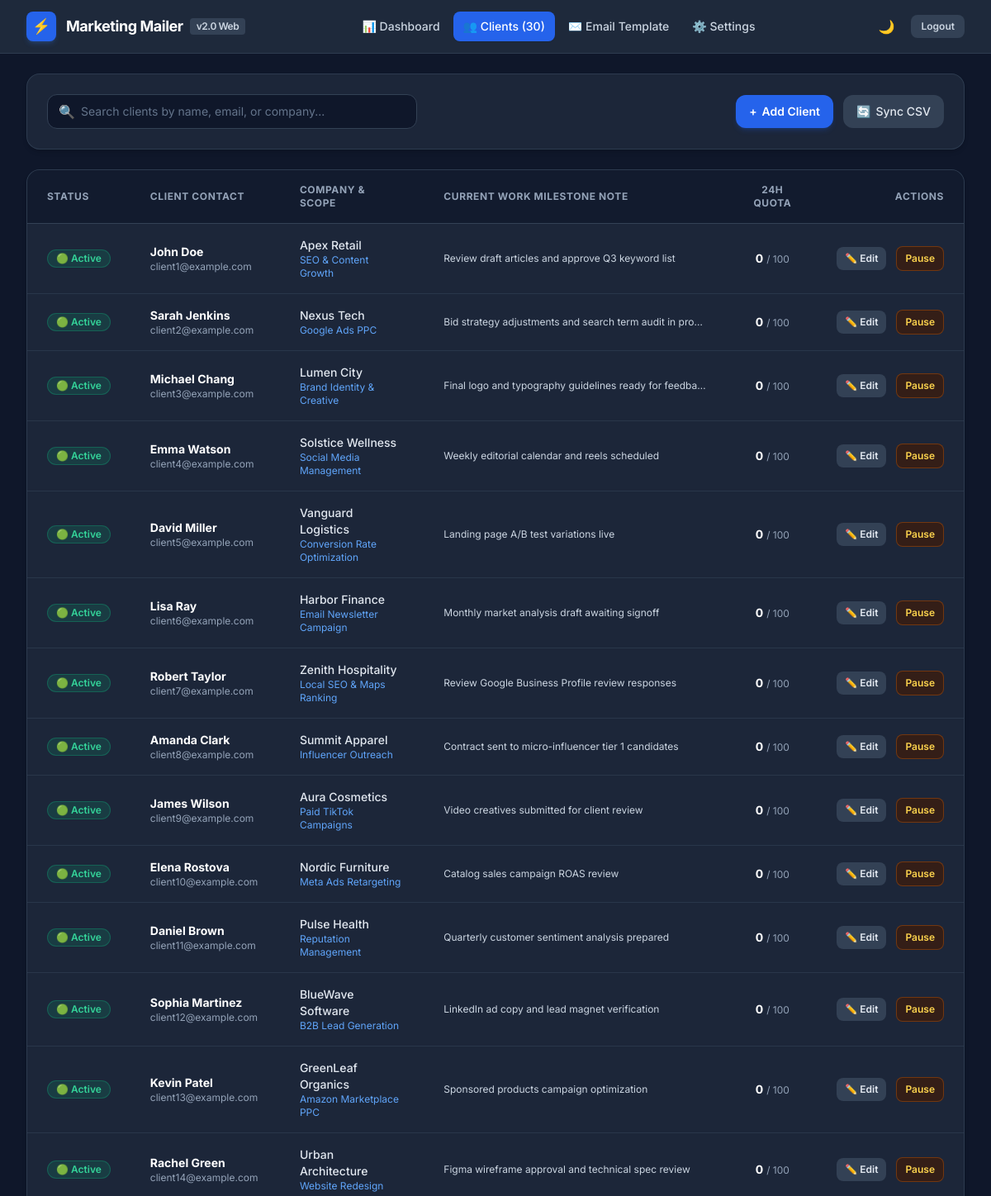
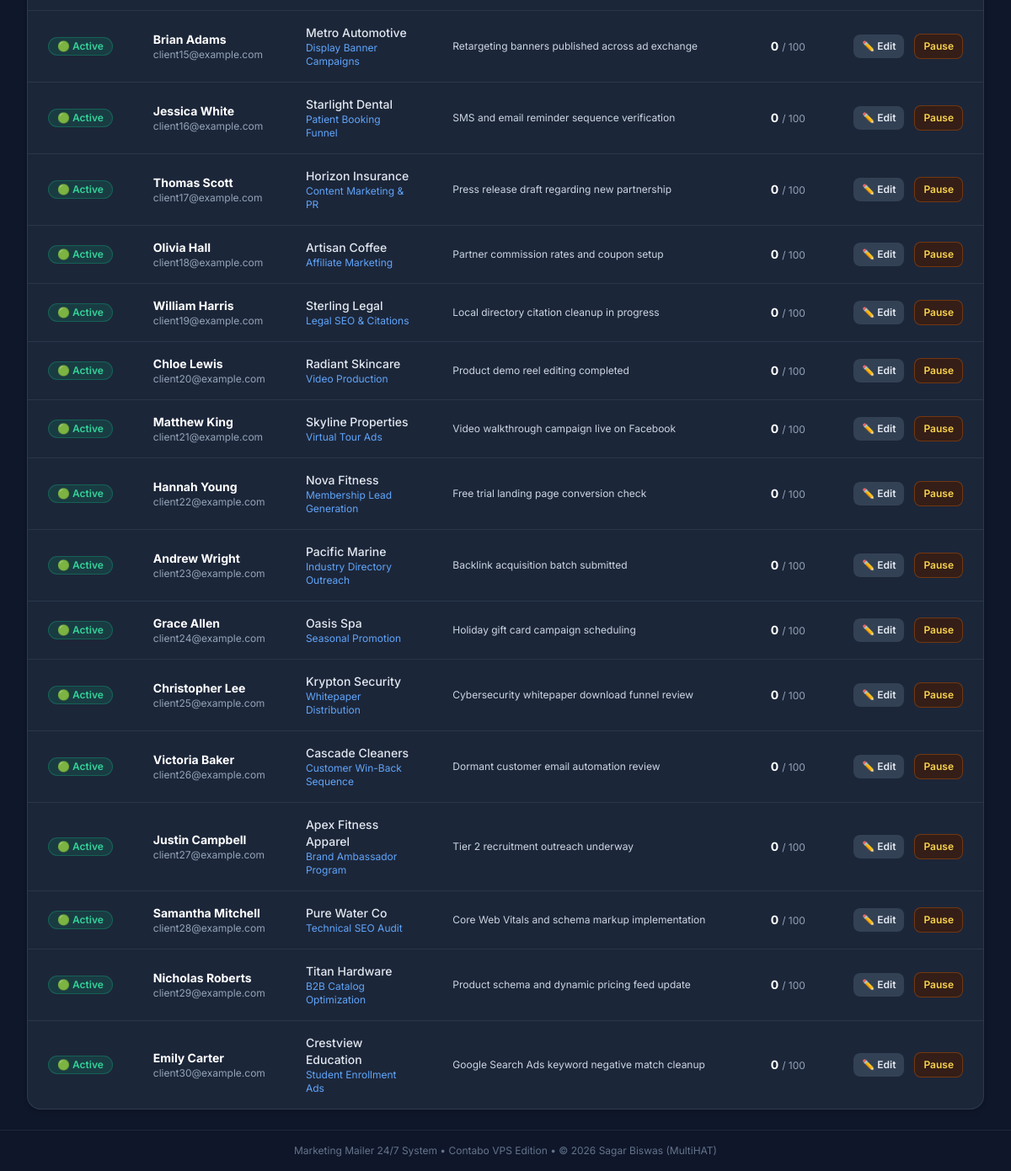
The app's page /clients (signed in) with its own data (2 pictures, top to bottom).
### tables this page shows
CREATE TABLE clients (
                        id INTEGER PRIMARY KEY AUTOINCREMENT,
                        client_id TEXT UNIQUE NOT NULL,
                        name TEXT NOT NULL,
                        email TEXT NOT NULL,
                        company TEXT DEFAULT '',
                        project_name TEXT DEFAULT '',
                        reminder_note TEXT DEFAULT '',
                        daily_limit INTEGER DEFAULT 100,
                        is_active INTEGER DEFAULT 1,
                        created_at REAL DEFAULT (strftime('%s', 'now')),
                        updated_at REAL DEFAULT (strftime('%s', 'now'))
                    );

### web/routes.py (the view)
@main_bp.route("/clients")
@login_required
def clients():
    stats = get_client_summary_stats(Config.DATABASE_PATH, Config.WINDOW_HOURS)
    all_clients_map = {c["client_id"]: c for c in get_all_clients(Config.DATABASE_PATH)}
    enriched = []
    for s in stats:
        cid = s["client_id"]
        c_record = all_clients_map.get(cid, {})
        enriched.append({
            "client_id": cid,
            "name": s["name"],
            "email": s["email"],
            "company": s["company"],
            "project_name": c_record.get("project_name", "Marketing Campaign"),
            "reminder_note": c_record.get("reminder_note", "Regular work progress reminder."),
            "daily_limit": s["daily_limit"],
            "sent_24h": s["sent_24h"],
            "remaining_quota": s["remaining_quota"],
            "is_active": s["is_active"],
            "last_sent": s["last_sent"],
        })
    return render_template("clients.html", active_tab="clients", clients=enriched)

### mailer/database.py (called while the page is built)
def get_connection(db_path: Path) -> sqlite3.Connection:
    db_path.parent.mkdir(parents=True, exist_ok=True)
    conn = sqlite3.connect(str(db_path), check_same_thread=False)
    conn.row_factory = sqlite3.Row
    return conn

def get_all_clients(db_path: Path) -> List[Dict[str, Any]]:
    with _DB_LOCK:
        conn = get_connection(db_path)
        try:
            cursor = conn.cursor()
            cursor.execute("""
                SELECT client_id, name, email, company, project_name,
                       reminder_note, daily_limit, is_active
                FROM clients
                ORDER BY id ASC
            """)
            return [dict(row) for row in cursor.fetchall()]
        finally:
            conn.close()

### web/auth.py (called while the page is built)
def login_required(f):
    @wraps(f)
    def decorated_function(*args, **kwargs):
        if not session.get("logged_in"):
            if request.path.startswith("/api/"):
                return jsonify({"success": False, "error": "Unauthorized"}), 401
            return redirect(url_for("auth.login", next=request.url))
        return f(*args, **kwargs)
    return decorated_function

### web/templates/clients.html (shortened to what this page needs)
{% extends "base.html" %}
{% block content %}
<div class="space-y-6">
  <div class="bg-slate-800/90 border border-slate-700/80 rounded-2xl p-6 shadow-md">
    <div class="flex flex-col md:flex-row md:items-center justify-between gap-4">
      <div class="relative flex-1 max-w-md">
        <span class="absolute inset-y-0 left-0 pl-3.5 flex items-center pointer-events-none text-slate-400">
        </span>
        <input type="text" id="clientSearch" placeholder="Search clients by name, email, or company..."
               class="w-full pl-10 pr-4 py-2.5 rounded-xl bg-slate-900 border border-slate-700 text-sm text-white placeholder-slate-500 focus:outline-none focus:ring-2 focus:ring-blue-500 focus:border-transparent">
      </div>
      <div class="flex items-center space-x-3">
        <button onclick="openModal()" class="px-4 py-2.5 rounded-xl bg-blue-600 hover:bg-blue-500 text-white font-semibold text-sm transition-all shadow-md shadow-blue-600/20 active:scale-95 flex items-center space-x-1.5">
          <span>+</span>
          <span>Add Client</span>
        </button>
        <button onclick="syncCsv()" class="px-4 py-2.5 rounded-xl bg-slate-700 hover:bg-slate-600 text-slate-200 font-medium text-sm transition-colors flex items-center space-x-1.5">
          <span>🔄</span>
          <span>Sync CSV</span>
        </button>
      </div>
    </div>
  </div>
  <div class="bg-slate-800/90 border border-slate-700/80 rounded-2xl shadow-md overflow-hidden">
    <div class="overflow-x-auto">
      <table class="w-full text-left text-sm text-slate-300">
        <thead class="bg-slate-900/70 border-b border-slate-700 text-xs font-semibold uppercase tracking-wider text-slate-400">
          <tr>
            <th class="px-6 py-4">Status</th>
            <th class="px-6 py-4">Client Contact</th>
            <th class="px-6 py-4">Company & Scope</th>
            <th class="px-6 py-4">Current Work Milestone Note</th>
            <th class="px-6 py-4 text-center">24h Quota</th>
            <th class="px-6 py-4 text-right">Actions</th>
          </tr>
        </thead>
        <tbody id="clientsTableBody" class="divide-y divide-slate-700/60">
          {% for c in clients %}
          <tr class="hover:bg-slate-700/30 transition-colors client-row"
              data-name="{{ c.name|lower }}"
              data-email="{{ c.email|lower }}"
              data-company="{{ c.company|lower }}">
            <td class="px-6 py-4 whitespace-nowrap">
              {% if c.is_active %}
              <span class="inline-flex items-center px-2.5 py-0.5 rounded-full text-xs font-semibold bg-emerald-500/15 text-emerald-400 border border-emerald-500/30">
                🟢 Active
              </span>
              {% else %}
              <span class="inline-flex items-center px-2.5 py-0.5 rounded-full text-xs font-semibold bg-amber-500/15 text-amber-400 border border-amber-500/30">
                ⏸ Paused
              </span>
              {% endif %}
            </td>
            <td class="px-6 py-4">
              <div class="font-bold text-white">{{ c.name }}</div>
              <div class="text-xs text-slate-400">{{ c.email }}</div>
            </td>
            <td class="px-6 py-4">
              <div class="font-medium text-slate-200">{{ c.company or 'Client Partner' }}</div>
              <div class="text-xs text-blue-400">{{ c.project_name }}</div>
            </td>
            <td class="px-6 py-4">
              <div class="text-xs text-slate-300 max-w-xs truncate" title="{{ c.reminder_note }}">
                {{ c.reminder_note }}
              </div>
            </td>
            <td class="px-6 py-4 text-center whitespace-nowrap">
              <span class="font-bold text-white">{{ c.sent_24h }}</span>
              <span class="text-xs text-slate-400">/ {{ c.daily_limit }}</span>
            </td>
            <td class="px-6 py-4 text-right whitespace-nowrap space-x-2">
              <button onclick='editClient({{ c|tojson }})' class="text-xs font-semibold px-2.5 py-1.5 rounded-lg bg-slate-700 hover:bg-slate-600 text-slate-200 transition-colors">
                ✏️ Edit
              </button>
              <button onclick="toggleActive('{{ c.client_id }}')" class="text-xs font-semibold px-2.5 py-1.5 rounded-lg {% if c.is_active %}bg-amber-950/60 hover:bg-amber-900/80 text-amber-300 border border-amber-700/50{% else %}bg-emerald-950/60 hover:bg-emerald-900/80 text-emerald-300 border border-emerald-700/50{% endif %} transition-colors">
                {% if c.is_active %}Pause{% else %}Resume{% endif %}
              </button>
            </td>
          </tr>
          {% endfor %}
        </tbody>
      </table>
    </div>
  </div>
</div>
{% endblock %}

### web/templates/base.html (shortened to what this page needs)
<!DOCTYPE html>
<html lang="en" class="dark">
<head>
  <script src="https://cdn.tailwindcss.com"></script>
</head>
<body class="bg-slate-900 text-slate-100 min-h-screen flex flex-col transition-colors duration-200">
  <header class="bg-slate-800 border-b border-slate-700/80 sticky top-0 z-50">
    <div class="max-w-7xl mx-auto px-4 sm:px-6 lg:px-8">
      <div class="flex items-center justify-between h-16">
        <div class="flex items-center space-x-3">
          <div class="w-9 h-9 rounded-lg bg-blue-600 flex items-center justify-center text-white font-bold text-lg shadow-md shadow-blue-500/20">
            ⚡
          </div>
          <div>
            <a href="/" class="text-lg font-bold tracking-tight text-white flex items-center space-x-2">
              <span>Marketing Mailer</span>
              <span class="text-xs bg-slate-700 text-slate-300 font-semibold px-2 py-0.5 rounded">v2.0 Web</span>
            </a>
          </div>
        </div>
        <nav class="hidden md:flex items-center space-x-1">
          <a href="/" class="px-3 py-2 rounded-lg text-sm font-medium transition-colors {% if active_tab == 'dashboard' %}bg-blue-600 text-white shadow-sm{% else %}text-slate-300 hover:text-white hover:bg-slate-700/60{% endif %}">
            📊 Dashboard
          </a>
          <a href="/clients" class="px-3 py-2 rounded-lg text-sm font-medium transition-colors {% if active_tab == 'clients' %}bg-blue-600 text-white shadow-sm{% else %}text-slate-300 hover:text-white hover:bg-slate-700/60{% endif %}">
            👥 Clients (30)
          </a>
          <a href="/template" class="px-3 py-2 rounded-lg text-sm font-medium transition-colors {% if active_tab == 'template' %}bg-blue-600 text-white shadow-sm{% else %}text-slate-300 hover:text-white hover:bg-slate-700/60{% endif %}">
            ✉️ Email Template
          </a>
          <a href="/settings" class="px-3 py-2 rounded-lg text-sm font-medium transition-colors {% if active_tab == 'settings' %}bg-blue-600 text-white shadow-sm{% else %}text-slate-300 hover:text-white hover:bg-slate-700/60{% endif %}">
            ⚙️ Settings
          </a>
        </nav>
        <div class="flex items-center space-x-3">
          <button id="themeToggle" class="p-2 rounded-lg text-slate-400 hover:text-slate-200 hover:bg-slate-700/60 transition-colors" title="Toggle Light/Dark Theme">
            <span id="themeIcon">🌙</span>
          </button>
          <a href="/logout" class="text-xs font-semibold px-3 py-1.5 rounded-lg bg-slate-700 hover:bg-red-600 hover:text-white text-slate-300 transition-colors">
            Logout
          </a>
        </div>
      </div>
    </div>
  </header>
  <main class="flex-1 max-w-7xl w-full mx-auto px-4 sm:px-6 lg:px-8 py-6">
    {% block content %}{% endblock %}
  </main>
  <footer class="border-t border-slate-800 bg-slate-900/60 py-4 text-center text-xs text-slate-500">
    <p>Marketing Mailer 24/7 System &bull; Contabo VPS Edition &bull; &copy; 2026 Sagar Biswas (MultiHAT)</p>
  </footer>
</body>
</html>

### web/templates/base.html (style rules this page uses)
body { font-family: 'Inter', -apple-system, BlinkMacSystemFont, "Segoe UI", Roboto, sans-serif; }

### records on screen
clients: name "John Doe", email "client1@example.com", company "Apex Retail", project_name "SEO & Content Growth", reminder_note "Review draft articles and approve Q3 keyword list"
clients: name "Sarah Jenkins", email "client2@example.com", company "Nexus Tech", project_name "Google Ads PPC", reminder_note "Bid strategy adjustments and search term audit in pro…"
clients: name "Michael Chang", email "client3@example.com", company "Lumen City", project_name "Brand Identity & Creative", reminder_note "Final logo and typography guidelines ready for feedback"
clients: name "Emma Watson", email "client4@example.com", company "Solstice Wellness", project_name "Social Media Management", reminder_note "Weekly editorial calendar and reels scheduled"
clients: name "David Miller", email "client5@example.com", company "Vanguard Logistics", project_name "Conversion Rate Optimization", reminder_note "Landing page A/B test variations live"
clients: name "Lisa Ray", email "client6@example.com", company "Harbor Finance", project_name "Email Newsletter Campaign", reminder_note "Monthly market analysis draft awaiting signoff"
clients: name "Robert Taylor", email "client7@example.com", company "Zenith Hospitality", project_name "Local SEO & Maps Ranking", reminder_note "Review Google Business Profile review responses"
clients: name "Amanda Clark", email "client8@example.com", company "Summit Apparel", project_name "Influencer Outreach", reminder_note "Contract sent to micro-influencer tier 1 candidates"
clients: name "James Wilson", email "client9@example.com", company "Aura Cosmetics", project_name "Paid TikTok Campaigns", reminder_note "Video creatives submitted for client review"
clients: name "Elena Rostova", email "client10@example.com", company "Nordic Furniture", project_name "Meta Ads Retargeting", reminder_note "Catalog sales campaign ROAS review"
clients: name "Daniel Brown", email "client11@example.com", company "Pulse Health", project_name "Reputation Management", reminder_note "Quarterly customer sentiment analysis prepared"
clients: name "Sophia Martinez", email "client12@example.com", company "BlueWave Software", project_name "B2B Lead Generation", reminder_note "LinkedIn ad copy and lead magnet verification"
clients: name "Kevin Patel", email "client13@example.com", company "GreenLeaf Organics", project_name "Amazon Marketplace PPC", reminder_note "Sponsored products campaign optimization"
clients: name "Rachel Green", email "client14@example.com", company "Urban Architecture", project_name "Website Redesign", reminder_note "Figma wireframe approval and technical spec review"
clients: name "Brian Adams", email "client15@example.com", company "Metro Automotive", project_name "Display Banner Campaigns", reminder_note "Retargeting banners published across ad exchange"
clients: name "Jessica White", email "client16@example.com", company "Starlight Dental", project_name "Patient Booking Funnel", reminder_note "SMS and email reminder sequence verification"
clients: name "Thomas Scott", email "client17@example.com", company "Horizon Insurance", project_name "Content Marketing & PR", reminder_note "Press release draft regarding new partnership"
clients: name "Olivia Hall", email "client18@example.com", company "Artisan Coffee", project_name "Affiliate Marketing", reminder_note "Partner commission rates and coupon setup"
clients: name "William Harris", email "client19@example.com", company "Sterling Legal", project_name "Legal SEO & Citations", reminder_note "Local directory citation cleanup in progress"
clients: name "Chloe Lewis", email "client20@example.com", company "Radiant Skincare", project_name "Video Production", reminder_note "Product demo reel editing completed"
clients: name "Matthew King", email "client21@example.com", company "Skyline Properties", project_name "Virtual Tour Ads", reminder_note "Video walkthrough campaign live on Facebook"
clients: name "Hannah Young", email "client22@example.com", company "Nova Fitness", project_name "Membership Lead Generation", reminder_note "Free trial landing page conversion check"
clients: name "Andrew Wright", email "client23@example.com", company "Pacific Marine", project_name "Industry Directory Outreach", reminder_note "Backlink acquisition batch submitted"
clients: name "Grace Allen", email "client24@example.com", company "Oasis Spa", project_name "Seasonal Promotion", reminder_note "Holiday gift card campaign scheduling"
clients: name "Christopher Lee", email "client25@example.com", company "Krypton Security", project_name "Whitepaper Distribution", reminder_note "Cybersecurity whitepaper download funnel review"
clients: name "Victoria Baker", email "client26@example.com", company "Cascade Cleaners", project_name "Customer Win-Back Sequence", reminder_note "Dormant customer email automation review"
clients: name "Justin Campbell", email "client27@example.com", company "Apex Fitness Apparel", project_name "Brand Ambassador Program", reminder_note "Tier 2 recruitment outreach underway"
clients: name "Samantha Mitchell", email "client28@example.com", company "Pure Water Co", project_name "Technical SEO Audit", reminder_note "Core Web Vitals and schema markup implementation"
clients: name "Nicholas Roberts", email "client29@example.com", company "Titan Hardware", project_name "B2B Catalog Optimization", reminder_note "Product schema and dynamic pricing feed update"
clients: name "Emily Carter", email "client30@example.com", company "Crestview Education", project_name "Student Enrollment Ads", reminder_note "Google Search Ads keyword negative match cleanup"

### other values on screen
{{ c.sent_24h }} "0" "0" "0" "0" "0" "0" "0" "0" "0" "0" "0" "0" "0" "0" "0" "0" "0" "0" "0" "0" "0" "0" "0" "0" "0" "0" "0" "0" "0" "0"
{{ c.daily_limit }} "100" "100" "100" "100" "100" "100" "100" "100" "100" "100" "100" "100" "100" "100" "100" "100" "100" "100" "100" "100" "100" "100" "100" "100" "100" "100" "100" "100" "100" "100"
